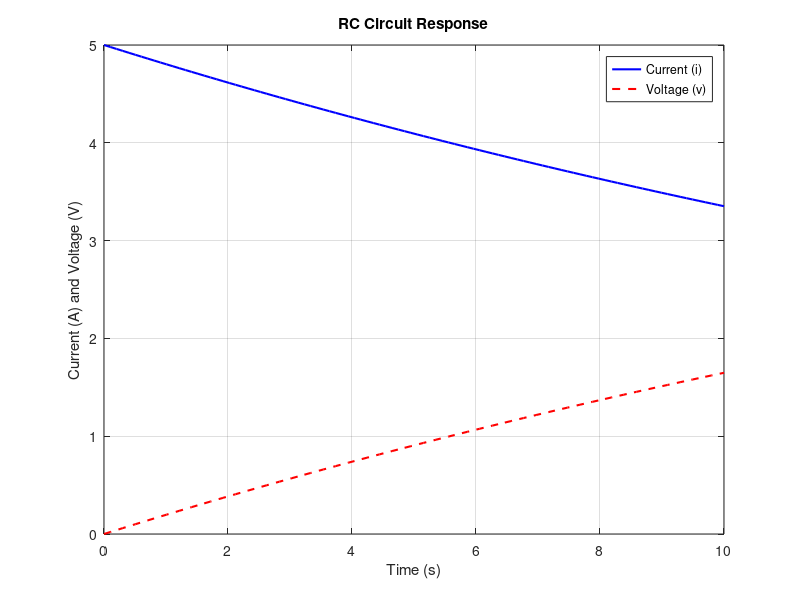

Source code (MATLAB):
% Ask the user for input values
Io = input('Enter initial current (Io in Amperes): ');
Vo = input('Enter initial voltage (Vo in Volts): ');
R = input('Enter resistance (R in Ohms): ');
C = input('Enter capacitance (C in Farads): ');

% Create a time vector from 0 to 10 seconds
t = linspace(0, 10, 100);

% Calculate current and voltage based on given equations
i_t = Io * exp(-t / (R * C));
v_t = Vo * (1 - exp(-t / (R * C)));

% Plot the results
figure;
plot(t, i_t, 'b-', 'LineWidth', 1.5); % Plot current with a blue line
hold on;
plot(t, v_t, 'r--', 'LineWidth', 1.5); % Plot voltage with a red dashed line
hold off;

title('RC Circuit Response');
xlabel('Time (s)');
ylabel('Current (A) and Voltage (V)');
legend({'Current (i)', 'Voltage (v)'});
grid on;
